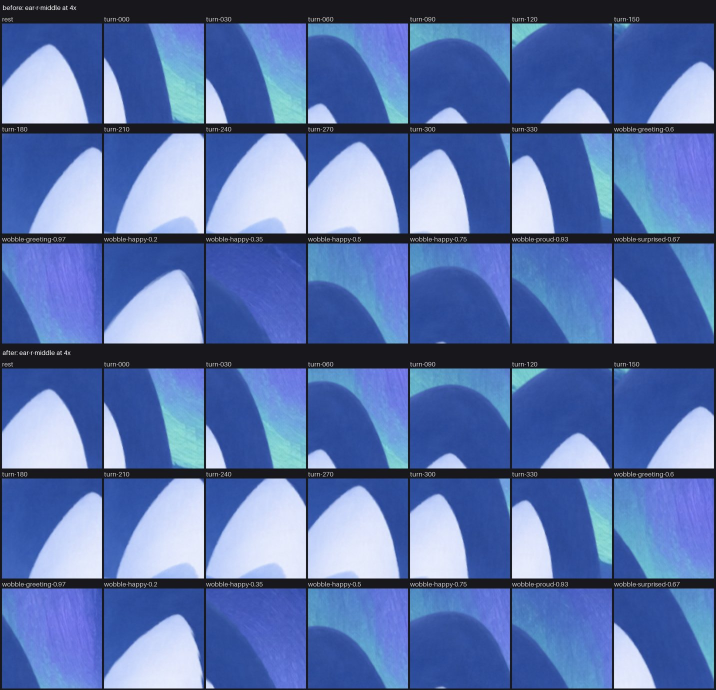
#> input picture shots/outlines/compare-ear-r-middle.jpg, 1432 x 1380 px (shown at 1/2 size)
$ python -i cut_puppet_parts.py   (imports and definitions only)
#> lines starting #> are read from the running program, lines starting #| are printed output that depends on the picture
#> further down, picture is the input picture: PIL image 1432x1380 RGB; mean R, G, B 90.5, 114.7, 171.2
#!/usr/bin/env python3
"""Cut Lanvi's paper-puppet parts out of the painted art sheets.

Usage:
    python3 ios/tools/cut_puppet_parts.py PARTS.png FACE.png [--preview DIR]

The sheets are 2048 x 2048 PNGs with a real transparent background:
- PARTS: top row left ear, head, right ear; middle row body, tail;
  bottom row left front leg, right front leg.
- FACE: row 1 eye pairs open, half closed, closed, happy; row 2 eye pairs looking
  left, looking right, looking up, wide; row 3 mouths smile, o, happy, yawn, flat.

What it does, in plain words:
1. Finds every separate piece: pixels that are not see-through, joined to their
   neighbours, make one piece. Pieces close together in a row (the two eyes of a
   pair) are kept as one image.
2. Cleans the edge: the sheets keep a coloured glow in their see-through pixels,
   so every soft edge pixel takes the colour of the solid paint just inside it
   (no glow, no dark rim). Nearly solid pixels become fully solid.
3. Trims each piece, scales it to 90 % (about 2x its largest size on a phone) and saves it into
   ios/Lanvi/Assets.xcassets as puppet-<name>.imageset.
4. Writes ios/Lanvi/Mascot/LanviArt.swift with every piece's size on the sheet,
   so the rig in code always matches the art. Each eye pair from the sheet is saved
   as its two halves (eyes-open-l, eyes-open-r) so the two eyes can sit on the
   head's own eye patches (they are further apart on the head than on the sheet).
5. Bakes the soft fades in (neck stub under the cheeks, top of the front legs), so
   the phone draws plain pictures with no masks.
6. Cuts depth layers (see `depth_layers`): the face markings (eye patches, brow marks,
   nose) come off the head so they can slide around it when the head turns, and the
   head is split in two halves so the far cheek can tuck in; each open eye is split
   into its white, the whole iris (a full oval), the glints and the lid line, so the
   pupils can move; the half-closed eye's lid is cut out to lower over a moving pupil; the chest
   bib comes off the body so it can swell with each breath; the tail and ears are split
   into overlapping bands along their length (each fading in over the one before) so
   they can bend. Where a marking
   came off (only the marking itself, not the rim of fur it carries), the head is filled
   by growing the fur at the hole's edge inwards; each moving layer's rim is wider than
   its largest slide, so a head turn only ever moves fur over the head's own fur.

Only Pillow is needed. Re-run it whenever better art arrives.
"""
import json
import math
import os
import re
import shutil
import sys
from collections import deque

from PIL import Image, ImageChops, ImageDraw, ImageFilter

HERE = os.path.dirname(os.path.abspath(__file__))
ASSETS = os.path.normpath(os.path.join(HERE, "..", "Lanvi", "Assets.xcassets"))
SWIFT = os.path.normpath(os.path.join(HERE, "..", "Lanvi", "Mascot", "LanviArt.swift"))
STEP = 4          # blob finding works on a 4x smaller mask
SAVE_SCALE = 0.9  # saved assets are this size of the sheet (head about 730 px wide)
PAIR_GAP = 70     # face sheet pixels: pieces closer than this in a row are one image (eye pairs)

# Soft fades baked into the art (so the phone never masks them every frame):
# the head's neck stub fades out under the cheeks, the front legs fade in at the top.
NECK_FADE = (575 / 749, 650 / 749)   # 0...1 of the head's height
LEG_FADE = 0.42                      # top share of each front leg

PART_NAMES = [["ear-left", "head", "ear-right"], ["body", "tail"], ["leg-left", "leg-right"]]
FACE_NAMES = [["eyes-open", "eyes-half", "eyes-closed", "eyes-happy"],
              ["eyes-left", "eyes-right", "eyes-up", "eyes-wide"],
              ["mouth-smile", "mouth-o", "mouth-happy", "mouth-yawn", "mouth-flat"]]


# [104 lines left out: functions blobs, rows, cut, bleed, fade, not called in this run]


def smooth(x):
    x = min(max(x, 0.0), 1.0)
    return x * x * (3 - 2 * x)


# [8 lines left out: function save_asset, not called in this run]


# ---------------------------------------------------------------------------------
# Depth layers. All boxes are shares (0...1) of the part's own picture, measured on
# the painted head, body, tail and ears. Brightness is 0.3 R + 0.59 G + 0.11 B: white
# fur is about 235, the blue fur 175, the brow marks 130, the nose 72.

FACE = {
    # name: (box x0, y0, x1, y1, seed x, y, brightness test, grow px, soften px)
    # the patches carry a wide rim of the fur around them (about 0.08 of the head's
    # width): a head turn slides them up to 0.06 and squeezes them a touch, and what the
    # head shows under a sliding rim must be its own fur, never the fill under the patch
    "face-patch-l": ((0.13, 0.28, 0.49, 0.585), (0.31, 0.45), lambda v: v > 205, 66, 7),
    "face-patch-r": ((0.51, 0.28, 0.87, 0.585), (0.69, 0.45), lambda v: v > 205, 66, 7),
    "face-brow-l": ((0.26, 0.2, 0.43, 0.31), (0.342, 0.255), lambda v: v < 155, 8, 3),
    "face-brow-r": ((0.57, 0.2, 0.74, 0.31), (0.665, 0.255), lambda v: v < 155, 8, 3),
    # the nose slides a fifth further than the patches (it sits further forward): it
    # carries a wide rim of the fur around it, wider than the hole the patches leave for
    # it (`NOSE_HOLE`) plus that extra slide, so the head under it never shows
    "face-nose": ((0.4, 0.48, 0.6, 0.64), (0.5, 0.565), lambda v: v < 120, 36, 6),
}
NOSE_HOLE = 12     # px around the nose that the patches leave to the nose
BIB = ((0.24, 0.16, 0.76, 0.66), (0.496, 0.366), lambda v: v > 205, 12, 5)
# Bands: drawn in order, each over the last (see `bands`).
# Pivot (share of the part), distance measured in shares of `by` (width or
# height), band centres from `a` to `b`, `n` bands. A band's bend weight grows evenly from 0
# at the base to 1 at the tip, so neighbouring bands never differ by much.
# Neighbouring bands turn apart by bend / (n - 1) and cross-fade over `RISE` of a band's
# spacing; where they cross-fade both show, so a bend draws a faint second edge there.
# Enough bands and a short cross-fade keep that edge under a pixel or so on a phone.
BANDS = {
    "tail": ((0.88, 0.66), "w", 0.16, 0.93, 18),
    "ear-left": ((0.36, 0.8), "h", 0.1, 0.82, 15),
    "ear-right": ((0.64, 0.8), "h", 0.1, 0.82, 15),
}
RISE = 0.5


def brightness(img):
    r, g, b = img.convert("RGB").split()
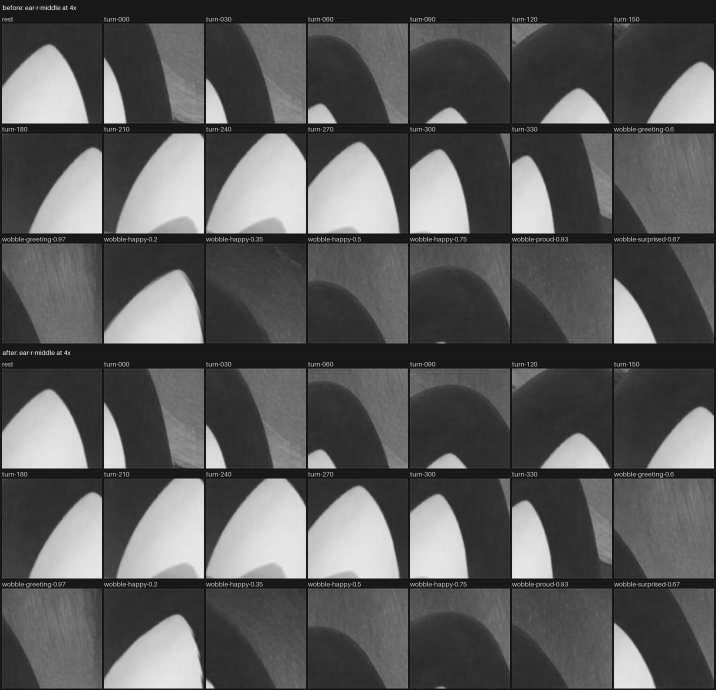
#> r: PIL image 1432x1380 L (shown at 1/2 size); min 0, max 255, mean 90.5
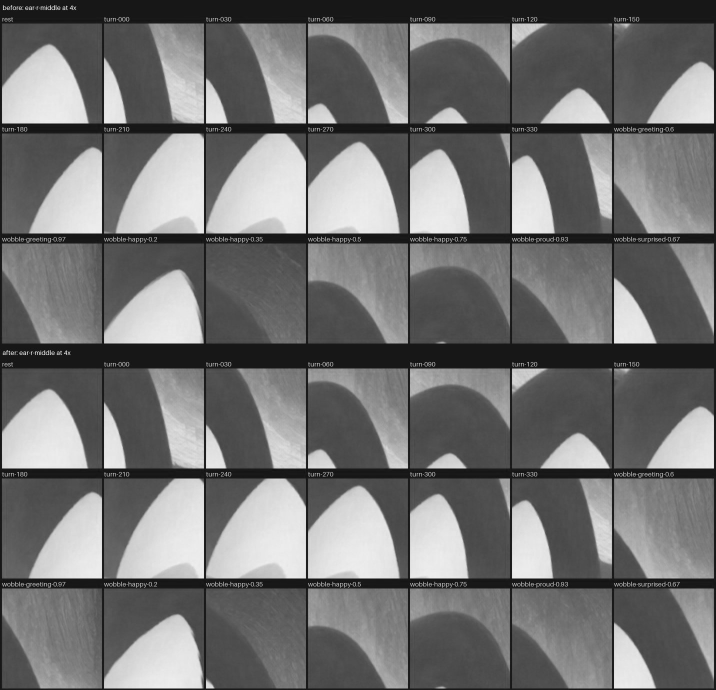
#> g: PIL image 1432x1380 L (shown at 1/2 size); min 0, max 254, mean 114.7
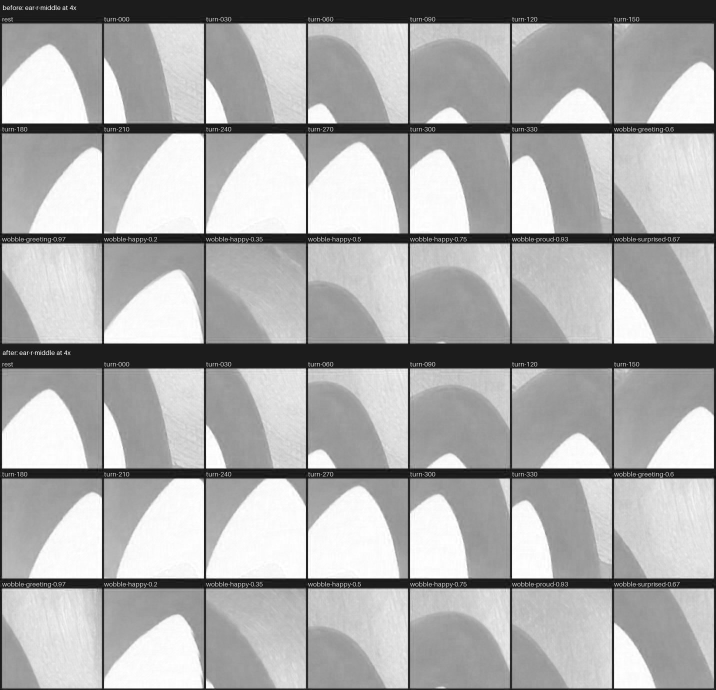
#> b: PIL image 1432x1380 L (shown at 1/2 size); min 0, max 255, mean 171.2
    return Image.merge("RGB", (r, g, b)).convert("L", (0.3, 0.59, 0.11, 0))


# [511 lines left out: functions feature_mask, inpaint, fill_from_edge, layer, bands, fill_holes and 7 more, not called in this run]


# [2 lines not run here, left out]

>>> from PIL import Image
>>> picture = Image.open('../../shots/outlines/compare-ear-r-middle.jpg')
>>> result = brightness(picture)

$ run again, on shots/outlines/compare-patch-l-outer.jpg
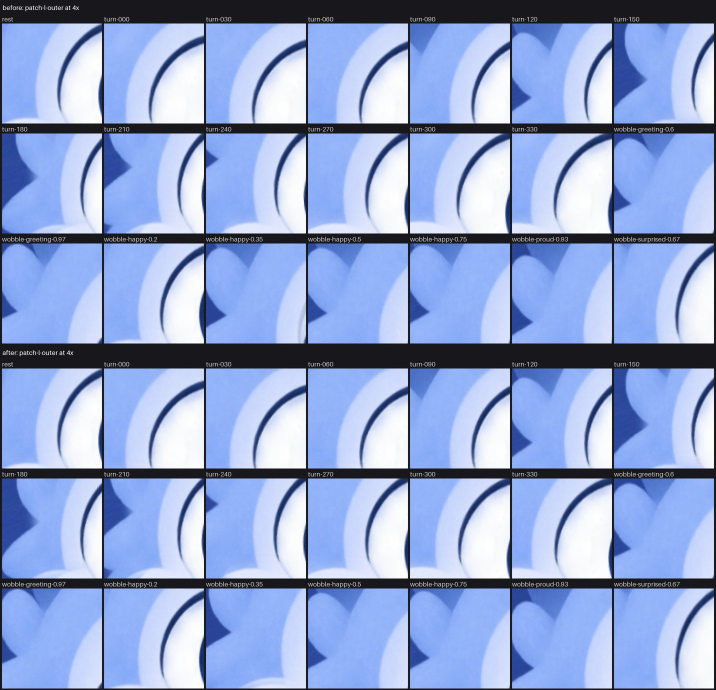
#> input picture shots/outlines/compare-patch-l-outer.jpg, 1432 x 1380 px (shown at 1/2 size)
#> picture is the input picture: PIL image 1432x1380 RGB; mean R, G, B 145.6, 164.7, 209.4
#> in brightness, `r, g, b = img.convert("RGB").split()`:
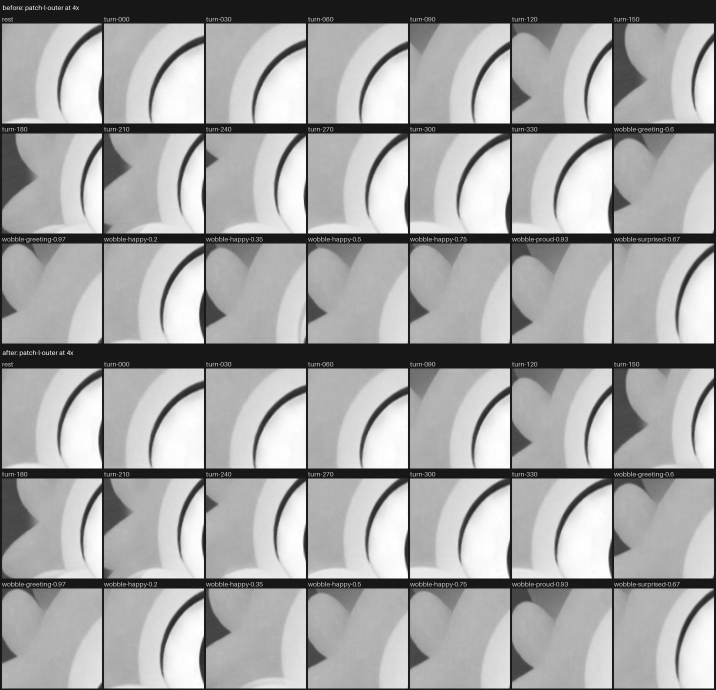
#> g: PIL image 1432x1380 L (shown at 1/2 size); min 0, max 255, mean 164.7
#> in brightness, `r, g, b = img.convert("RGB").split()`:
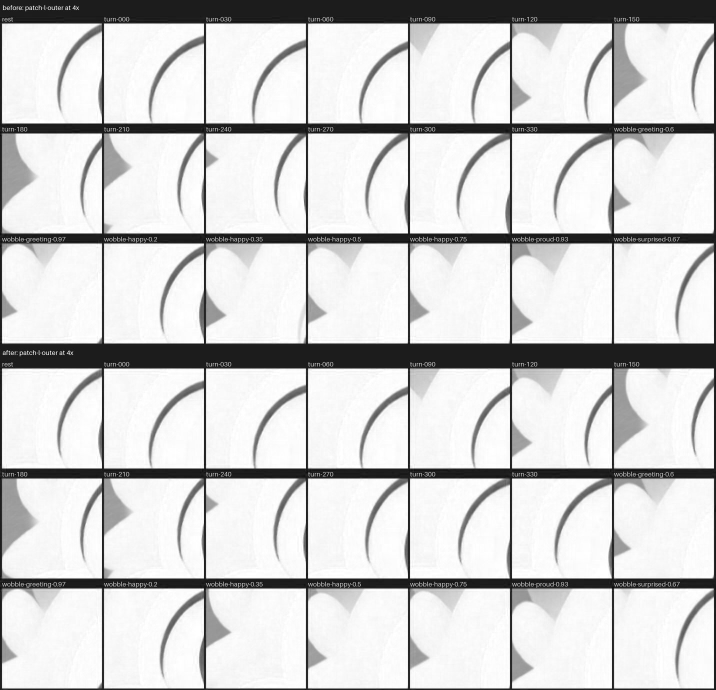
#> b: PIL image 1432x1380 L (shown at 1/2 size); min 0, max 255, mean 209.4

$ run again, on shots/outlines/compare-patch-r-outer.jpg
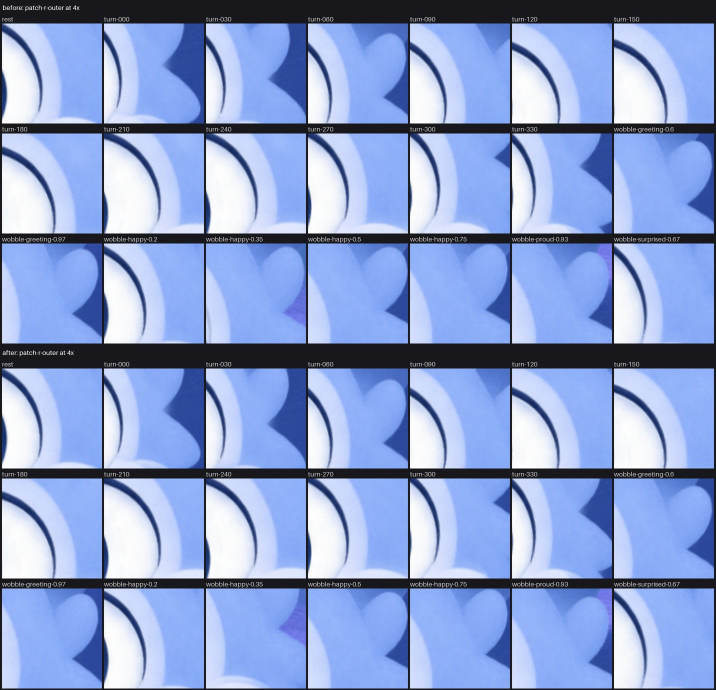
#> input picture shots/outlines/compare-patch-r-outer.jpg, 1432 x 1380 px (shown at 1/2 size)
#> picture is the input picture: PIL image 1432x1380 RGB; mean R, G, B 139.3, 159.8, 208.1
#> in brightness, `r, g, b = img.convert("RGB").split()`:
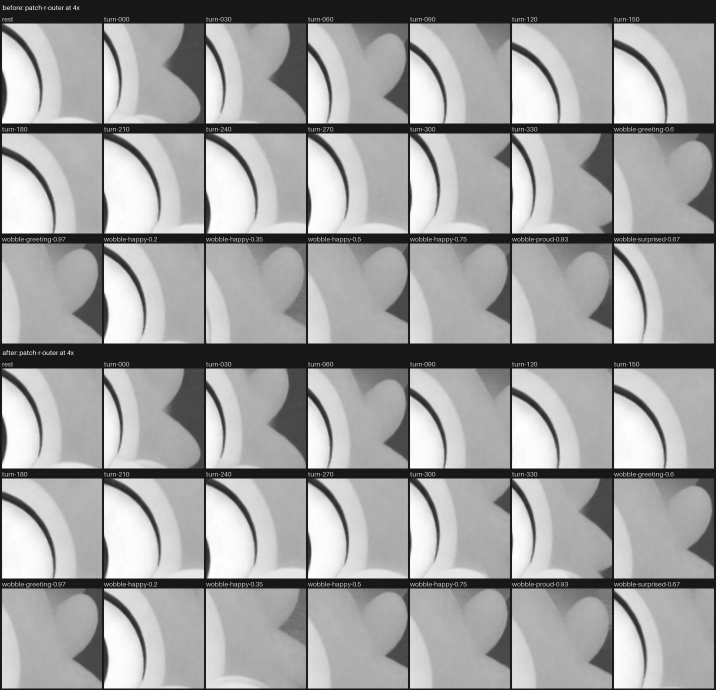
#> g: PIL image 1432x1380 L (shown at 1/2 size); min 0, max 255, mean 159.8
#> in brightness, `r, g, b = img.convert("RGB").split()`:
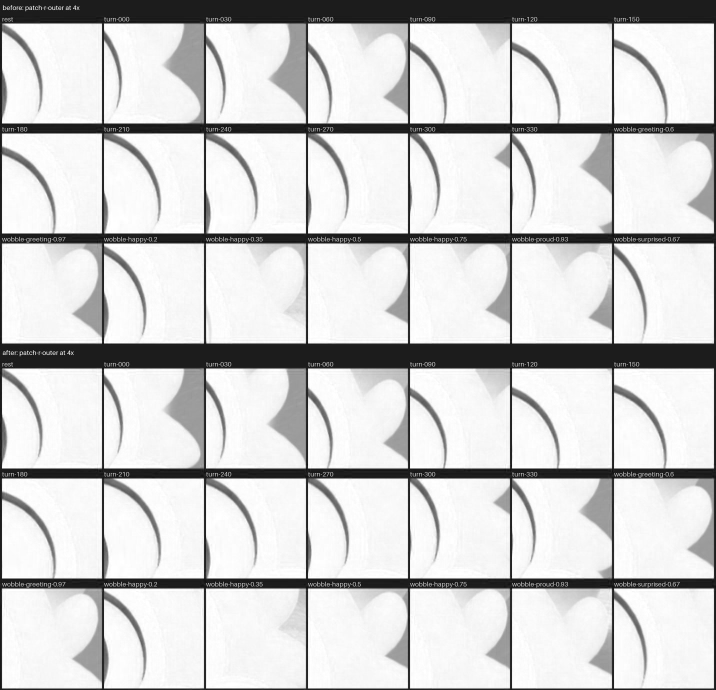
#> b: PIL image 1432x1380 L (shown at 1/2 size); min 0, max 255, mean 208.1
